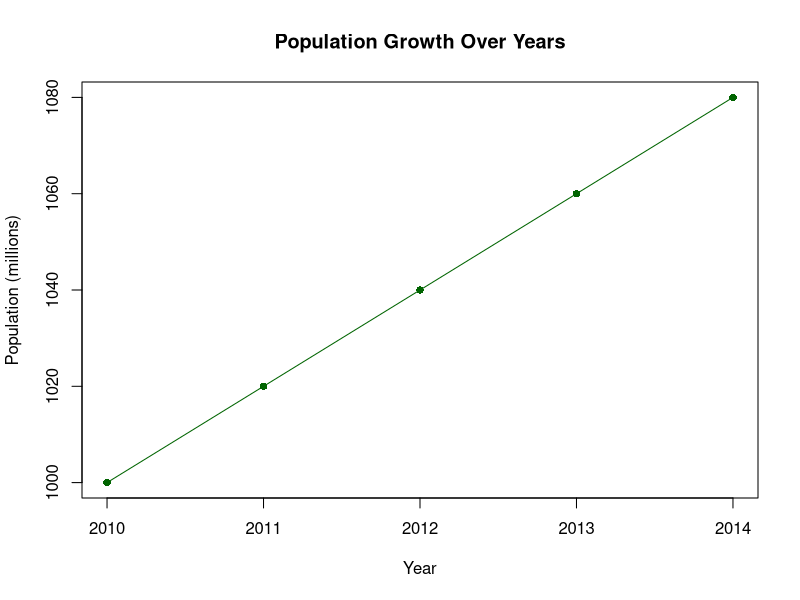

The R script that drew this image:
# Population data
year <- c(2010, 2011, 2012, 2013, 2014)
population <- c(1000, 1020, 1040, 1060, 1080)

# Create line plot
plot(year, population,
     type = "o",           # 'o' for both points and lines
     col = "darkgreen",    # line color
     pch = 16,             # point style
     xlab = "Year",
     ylab = "Population (millions)",
     main = "Population Growth Over Years")
